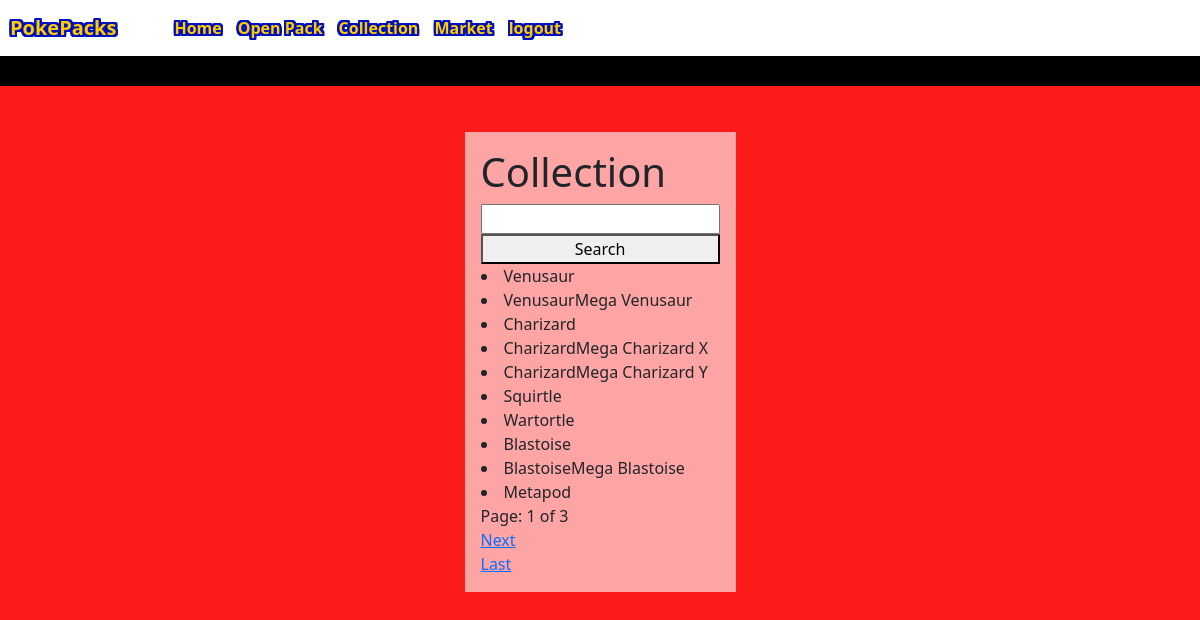
Page /collection/ (signed in) on the earlier database version.
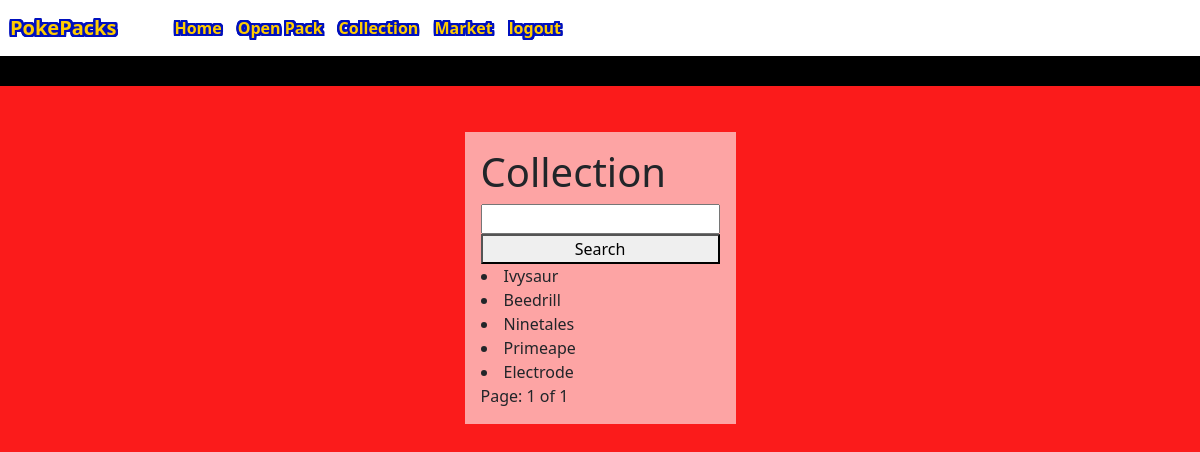
Same page on the later database version.
### pokepacks/models.py (models this page shows, shortened)
class Pokemon(models.Model):
    pokeID = models.IntegerField(default=0)
    name = models.CharField(max_length=200)
    type1 = models.CharField(max_length=200)
    type2 = models.CharField(max_length=200, null="true", blank="true")
    image = models.CharField(max_length=500, default="none")
    rarity = models.CharField(max_length=500)
    generation = models.IntegerField()

### pokepacks/views.py (the view)
# urls.py: path('collection/', views.collection, name='collection'),
def collection(request):
    user_id = request.user.id  # Get user_id from request
    usersIndexeslist = list(UsersPokemon.objects.filter(UserID=user_id))
    indexes = []
    for y in usersIndexeslist:
        indexes.append(y.pokemonID)
    UsersPokemons = []
    UsersPokemons = Pokemon.objects.filter(pokeID__in=indexes)
    name = request.GET.get('pokemon_name')
    if name != '' and name is not None:
        UsersPokemons = UsersPokemons.filter(name__icontains=name)
    paginator = Paginator(UsersPokemons, 10)
    page = request.GET.get('page')
    UsersPokemons = paginator.get_page(page)
    return render(request, 'pokepacks/collection.html',
                  {"object": UsersPokemons})

### pokepacks/templates/pokepacks/collection.html (shortened to what this page needs)
{% extends 'pokepacks/base.html'%}
        {% block body %}
        <div class="d-flex justify-content-center">
            <div class="home-container">
                <h1>Collection</h1>
                <form action="" method="GET">
                    <input type="search" name="pokemon_name" />
                    <button type="submit">Search</button>
                    {% for pokemon in object %}
                    <li>{{ pokemon.name }}</li>
                    {% endfor %} Page: {{ object.number }} of
                    {{object.paginator.num_pages}} {% if object.has_next %}
                    <a href="?page={{ object.next_page_number }}">Next</a>
                    <a href="?page={{ object.paginator.num_pages }}">Last</a>
                    {% endif %}
                </form>
            </div>
        </div>
        {% endblock %}

### pokepacks/templates/pokepacks/base.html (shortened to what this page needs)
{% load static %}
<!DOCTYPE html>
<html lang="en">
    <head>
        <link
            href="https://cdn.jsdelivr.net/npm/bootstrap@5.2.2/dist/css/bootstrap.min.css"
            rel="stylesheet"
        />
        <link rel="stylesheet" href="{% static 'pokepacks/base.css' %}" />
    </head>
    <body>
        <nav class="navbar navbar-expand-lg navbar-light bg-light hat">
            <a class="navbar-brand" href="#">PokePacks</a>
            <div class="collapse navbar-collapse" id="navbarText">
                <ul class="navbar-nav mr-auto">
                    <li class="nav-item">
                        <a class="nav-link" href="/home">Home </a>
                    </li>
                    <li class="nav-item">
                        <a class="nav-link" href="/open">Open Pack</a>
                    </li>
                    <li class="nav-item">
                        <a class="nav-link" href="/collection">Collection</a>
                    </li>
                    <li class="nav-item">
                        <a class="nav-link" href="/market">Market</a>
                    </li>
                    {% if user.is_authenticated %}
                    <li class="nav-item">
                        <a class="nav-link" href="/logout">logout</a>
                    </li>
                    {% else %}
                    <li class="nav-item">
                        <a class="nav-link" href="/login">login</a>
                    </li>
                    {% endif %}
                </ul>
            </div>
        </nav>
         {% block body %} {% endblock %}
    </body>
</html>

### pokepacks/static/pokepacks/base.css (style rules this page uses)
body { background-color: rgb(251, 27, 27); }
.navbar { background-color:rgb(255, 255, 255) !important; }
.navbar { border-bottom: 30px solid black; margin-bottom: 30px; }
.home-container { display: inline-block; background-color: rgba(255, 255, 255, 0.6); padding: 16px; margin:16px; }
.navbar-brand { color: rgb(255, 204, 0)!important; margin-right: 50px; margin-left:10px; font-weight: 800; text-shadow: -2px -2px rgb(0, 17, 190), -2px -1.5px rgb(0, 17, 190), -2px -1px rgb(0, 17, 190), -2px -0.5px rgb(0, 17, 190), -2px 0px rgb(0, 17, 190), -2px 0.5px rgb(0, 17, 190), -2px 1px rgb(0, 17, 190), -2px 1.5px rgb(0, 17, 190), -2px 2px rgb(0, 17, 190), -1.5px 2px rgb(0, 17, 190), -1px 2px rgb(0, 17, 190), -0.5px 2px rgb(0, 17, 190), 0px 2px rgb(0, 17, 190), 0.5px 2px rgb(0, 17, 190), 1px 2px rgb(0, 17, 190), 1.5px 2px rgb(0, 17, 190), 2px 2px rgb(0, 17, 190), 2px 1.5px rgb(0, 17, 190), 2px 1px rgb(0, 17, 190), 2px 0.5px rgb(0, 17, 190), 2px 0px rgb(0, 17, 190), 2px -0.5px rgb(0, 17, 190), 2px -1px rgb(0, 17, 190), 2px -1.5px rgb(0, 17, 190), 2px -2px rgb(0, 17, 190), 1.5px -2px rgb(0, 17, 190), 1px -2px rgb(0, 17, 190), 0.5px -2px rgb(0, 17, 190), 0px -2px rgb(0, 17, 190), -0.5px -2px rgb(0, 17, 190), -1px -2px rgb(0, 17, 190), -1.5px -2px rgb(0, 17, 190); }
.nav-link { color: rgb(255, 204, 0)!important; font-weight: 800; text-shadow: -2px -2px rgb(0, 17, 190), -2px -1.5px rgb(0, 17, 190), -2px -1px rgb(0, 17, 190), -2px -0.5px rgb(0, 17, 190), -2px 0px rgb(0, 17, 190), -2px 0.5px rgb(0, 17, 190), -2px 1px rgb(0, 17, 190), -2px 1.5px rgb(0, 17, 190), -2px 2px rgb(0, 17, 190), -1.5px 2px rgb(0, 17, 190), -1px 2px rgb(0, 17, 190), -0.5px 2px rgb(0, 17, 190), 0px 2px rgb(0, 17, 190), 0.5px 2px rgb(0, 17, 190), 1px 2px rgb(0, 17, 190), 1.5px 2px rgb(0, 17, 190), 2px 2px rgb(0, 17, 190), 2px 1.5px rgb(0, 17, 190), 2px 1px rgb(0, 17, 190), 2px 0.5px rgb(0, 17, 190), 2px 0px rgb(0, 17, 190), 2px -0.5px rgb(0, 17, 190), 2px -1px rgb(0, 17, 190), 2px -1.5px rgb(0, 17, 190), 2px -2px rgb(0, 17, 190), 1.5px -2px rgb(0, 17, 190), 1px -2px rgb(0, 17, 190), 0.5px -2px rgb(0, 17, 190), 0px -2px rgb(0, 17, 190), -0.5px -2px rgb(0, 17, 190), -1px -2px rgb(0, 17, 190), -1.5px -2px rgb(0, 17, 190); }
form { display: flex; flex-direction: column; }

Differences in the rows shown:
removed Pokemon: name "Venusaur"
removed Pokemon: name "VenusaurMega Venusaur"
removed Pokemon: name "Charizard"
removed Pokemon: name "CharizardMega Charizard X"
removed Pokemon: name "CharizardMega Charizard Y"
removed Pokemon: name "Squirtle"
removed Pokemon: name "Wartortle"
removed Pokemon: name "Blastoise"
removed Pokemon: name "BlastoiseMega Blastoise"
removed Pokemon: name "Metapod"
added Pokemon: name "Ivysaur"
added Pokemon: name "Beedrill"
added Pokemon: name "Ninetales"
added Pokemon: name "Primeape"
added Pokemon: name "Electrode"
Other differences:
{{ object.paginator.num_pages }}: "3" → "1"
text no longer shown: "Next Last"
